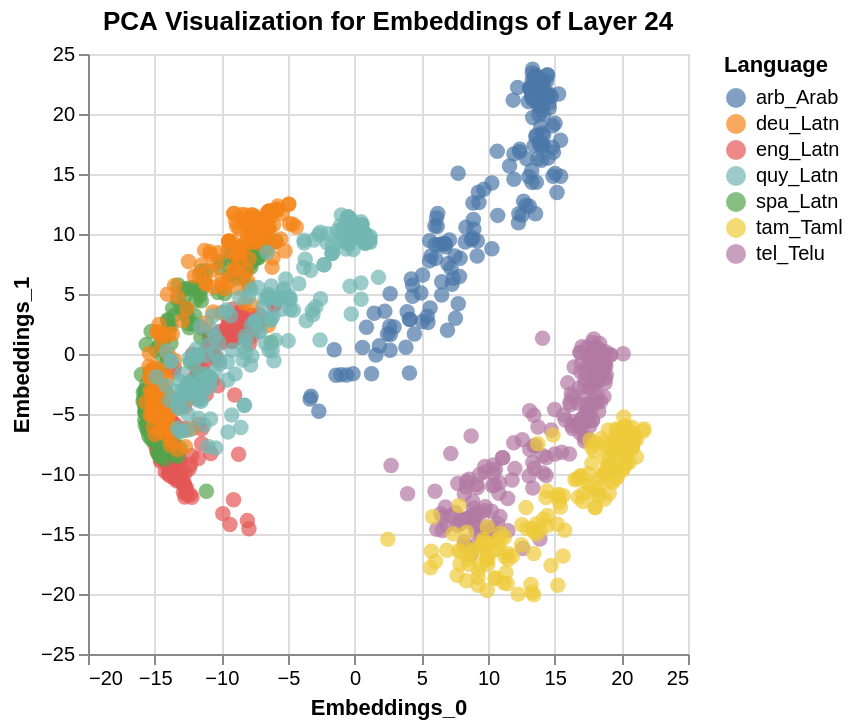

The cell this chart's notebook holds for it:
### Code cell
layer_n = 24

sentence_layer_embedding = np.zeros((0, 1024))
sentence_list = []
lang_list = []
# GEt flattened embeddings of all languages for each layer
for i, s_embeddings in enumerate(sentence_embeddings):
    sentence_lang_layer_embeddings = s_embeddings[:,layer_n,:]
    sentence_layer_embedding = np.vstack((sentence_layer_embedding,sentence_lang_layer_embeddings))
    sentence_list.extend(sequences[i])
    lang_list.extend([LANGUAGES[i]] * s_embeddings.shape[0])

pca = PCA(n_components=2)  # Assuming you want to reduce to 2 dimensions for visualization
pca_result = pca.fit_transform(sentence_layer_embedding)

data = {
    'Embeddings_0' : pca_result[:,0],
    'Embeddings_1' : pca_result[:,1],
    'Sentences': sentence_list,
    'Language': lang_list
}
data_df = pd.DataFrame(data)

alt.Chart(data_df).mark_circle(size=60).encode(
    x='Embeddings_0:Q',
    y='Embeddings_1:Q',
    color='Language:N',
    tooltip=['Language:N', 'Sentences:N']
).properties(
    title=f'PCA Visualization for Embeddings of Layer {layer_n}'
).interactive()

### Figure 1 — Vega-Lite specification as saved in the notebook (floating-point values rounded to 4 significant figures; data arrays with more than 128 entries replaced by an {"elided": "..."} marker saying what was removed)
{"config": {"view": {"continuousWidth": 300, "continuousHeight": 300}}, "data": {"name": "data-2c75fe53db6483ca14e5b4eb8e781b0a"}, "mark": {"type": "circle", "size": 60}, "encoding": {"color": {"field": "Language", "type": "nominal"}, "tooltip": [{"field": "Language", "type": "nominal"}, {"field": "Sentences", "type": "nominal"}], "x": {"field": "Embeddings_0", "type": "quantitative"}, "y": {"field": "Embeddings_1", "type": "quantitative"}}, "params": [{"name": "param_22", "select": {"type": "interval", "encodings": ["x", "y"]}, "bind": "scales"}], "title": "PCA Visualization for Embeddings of Layer 24", "$schema": "https://vega.github.io/schema/vega-lite/v5.16.3.json", "datasets": {"data-2c75fe53db6483ca14e5b4eb8e781b0a": {"elided": "1400 records"}}}
